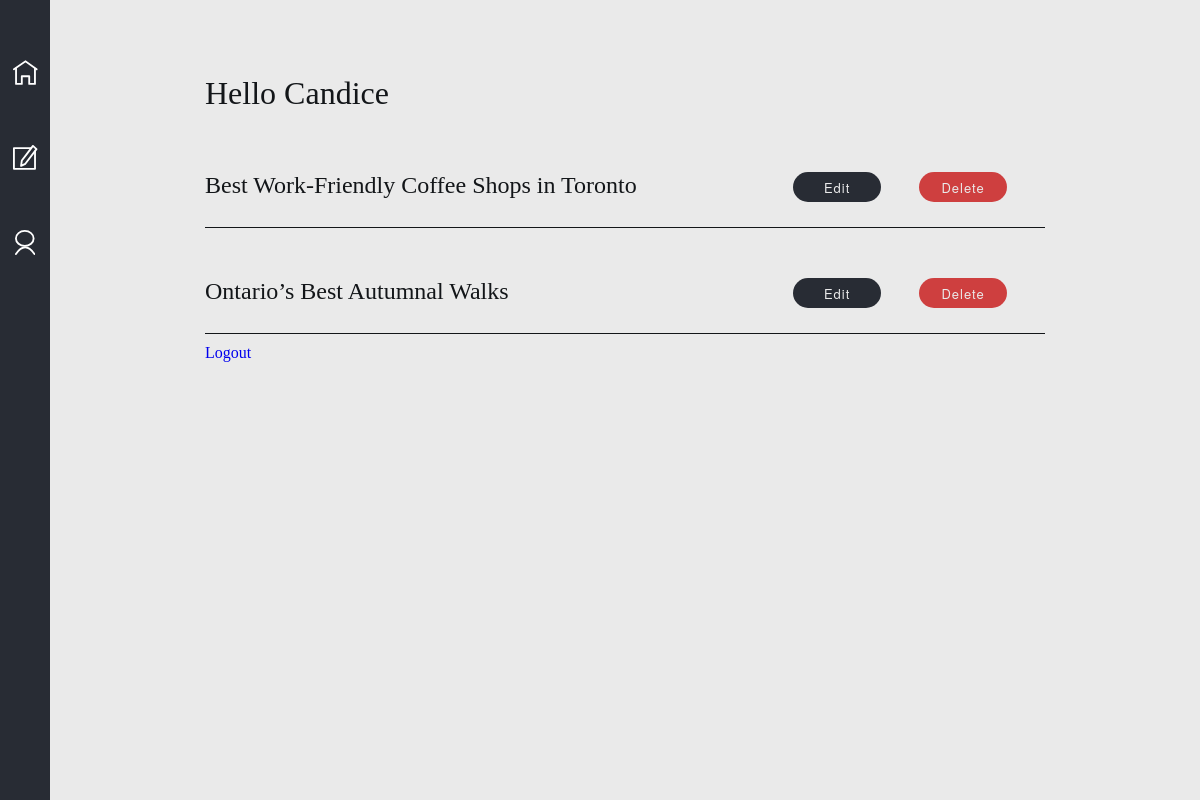
The page /dashboard (signed in) on the database its author committed.
### app/models.py (models this page shows, shortened)
class User(db.Model, UserMixin):
    id = db.Column(db.Integer, primary_key=True)
    username = db.Column(db.String, unique=True, nullable=False)
    email = db.Column(db.String, unique=True, nullable=False)
    password = db.Column(db.String(60), nullable=False)
    posts = db.relationship("Post", backref="author", lazy=True)

class Post(db.Model):
    id = db.Column(db.Integer, primary_key=True)
    title = db.Column(db.String, nullable=False)
    subtitle = db.Column(db.String, nullable=False)
    content = db.Column(db.Text, nullable=False)
    date_created = db.Column(db.String, nullable=False)
    image = db.Column(db.String, nullable=False)
    user_id = db.Column(db.Integer, db.ForeignKey("user.id"), nullable=False)

### app/routes.py (the view)
@app.route("/dashboard")
@login_required
def dashboard():
    user_posts = current_user.posts
    return render_template("dashboard.html", posts=user_posts)

### app/models.py (called while the page is built)
@login_manager.user_loader
def load_user(user_id):
    return User.query.get(int(user_id))

### app/templates/dashboard.html
{% extends 'base.html' %}
{% block content %}
{% include 'navbar.html' %}
<div class="container">
    <div class="dashboard-main">
        <h1>Hello {{ current_user.username }}</h1>
        <div class="dashboard-posts">
            {% for post in posts %}
            <section class="dashboard-post">
                <h1>{{ post.title }}</h1>
                <div class="dashboard-buttons">
                    <form action="{{ url_for('edit_post', post_id=post.id) }}" method="GET">
                        <input id="edit" name="submit" type="submit" value="Edit">
                    </form>
                    <form action="{{ url_for('delete_post', post_id=post.id) }}" method="POST">
                        <input id="delete" name="submit" type="submit" value="Delete">
                    </form>
                </div>
            </section>
            {% endfor %}
        </div>
        <a href="{{url_for('logout')}}">Logout</a>
    </div>
</div>
{% endblock %}

### app/templates/base.html (shortened to what this page needs)
<!DOCTYPE html>
<html lang="en">
<head>
    <link rel="stylesheet" href="{{ url_for('static', filename='css/main.css') }}">
</head>
<body>
    {% block content %}{% endblock %}
</body>
</html>

### app/templates/navbar.html
<nav class="footer-menu">
    <a aria-label="home" class="menu-icon" id="home" href="{{url_for('home')}}"></a>
    <a aria-label="new post" class="menu-icon" id="new-post" href="{{url_for('add_post')}}"></a>
    <a aria-label="user account" class="menu-icon" id="account" href="{{url_for('login')}}"></a>
</nav>

### app/static/css/main.css (style rules this page uses)
:root { font-size: 16px; scroll-behavior: smooth; }
* { margin: 0; padding: 0; }
body { height: 100%; width: 100%; background-color: #eaeaea; }
a { text-decoration: none; }
h1, p, h3 { color: #131619; }
h1, p { font-family: Georgia, 'Times New Roman', Times, serif; font-weight: 400; }
h3, label, #submit, #edit, #delete { font-family: 'Helvetica Neue', sans-serif; font-weight: 400; font-size: 0.8125rem; letter-spacing: 0.0625rem; }
.container { height: auto; width: 100%; }
.footer-menu { background: #282c34; display: flex; align-items: center; justify-content: space-evenly; width: 100%; height: 50px; position: fixed; bottom: 0; z-index: 5; }
.footer-menu #home { height: 25px; width: 25px; background: url("../img/home_icon.svg"); background-size: cover; }
.footer-menu #new-post { height: 25px; width: 25px; background: url("../img/compose_icon.svg"); background-size: cover; }
.footer-menu #account { height: 25px; width: 20px; background: url("../img/user_icon.svg"); background-size: cover; }
@media (min-width: 1000px) { .footer-menu { height: 100%; width: 50px; flex-direction: column; justify-content: initial; } }
@media (min-width: 1000px) { .footer-menu a { margin-top: 60px; } }
.dashboard-main { padding-left: 50px; height: auto; width: 70%; margin: 75px auto; }
.dashboard-main .dashboard-posts { display: flex; flex-direction: column; margin: 10px auto; }
.dashboard-main .dashboard-posts .dashboard-post { display: flex; margin-top: 50px; border-bottom: 1px #131619 solid; padding-bottom: 25px; }
.dashboard-main .dashboard-posts .dashboard-post h1 { width: 70%; }
.dashboard-main .dashboard-posts .dashboard-post .dashboard-buttons { display: flex; width: 30%; }
.dashboard-main .dashboard-posts .dashboard-post .dashboard-buttons form { height: auto; width: 50%; }
.dashboard-main .dashboard-posts .dashboard-post .dashboard-buttons #edit, .dashboard-main .dashboard-posts .dashboard-post .dashboard-buttons #delete { width: 70%; height: 30px; border: none; background-color: #282c34; color: #eaeaea; text-decoration: none; border-radius: 15px; cursor: pointer; }
.dashboard-main .dashboard-posts .dashboard-post .dashboard-buttons #delete { background-color: #ca1f1fd5; }

### rows shown on the page
User: username "Candice"
Post: title "Best Work-Friendly Coffee Shops in Toronto"
Post: title "Ontario’s Best Autumnal Walks"
